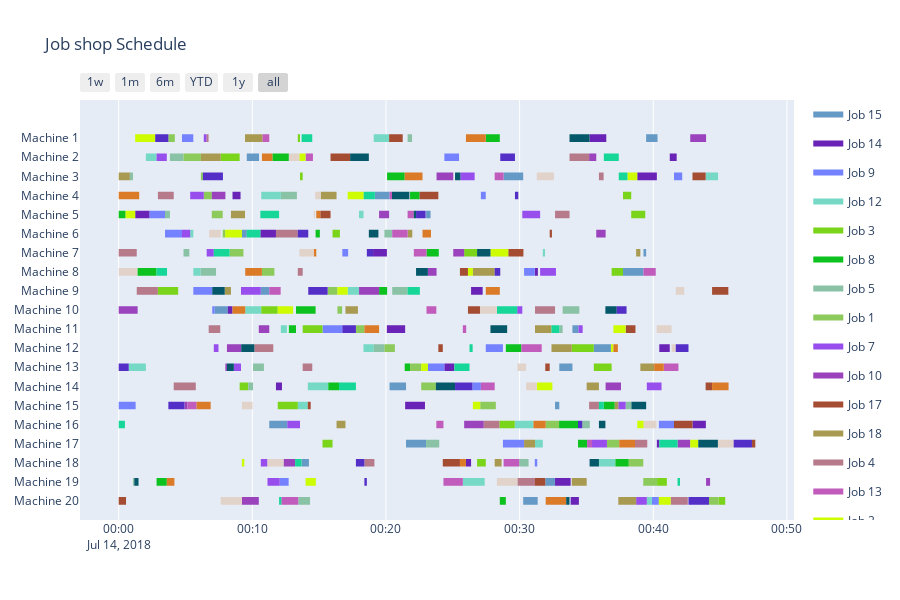

Notebook source saved alongside this figure:
### Code cell
import GeneticAlgorithms

mainScheduler = GeneticAlgorithms.Scheduler()
mainScheduler["processTimeTable"] = "ProcessingTime.csv"
mainScheduler["machinesSequenceTable"] = "MachinesSequence.csv"

mainScheduler.Run()

mainScheduler.PrintResult()
mainScheduler.PrintFitnessPlot()
mainScheduler.GenerateGanttChart()
